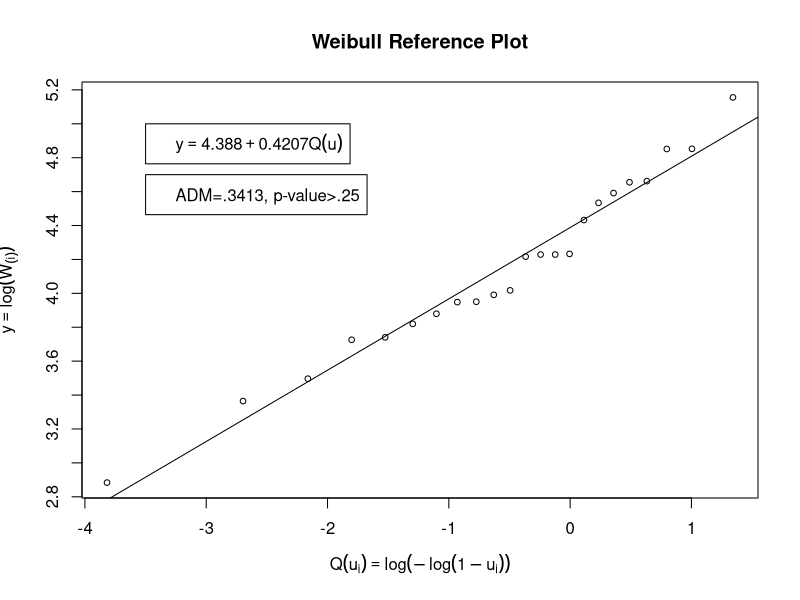

Write R code to recreate this figure.

# gofweibmle.R
# The following program computes the Anderson-Darling Statistics 
# for testing goodness of the fit of a # Weibull Distribution 
# with unspecified parameters. The MLE's are computed. 
# The statistics include the modification needed to use the Tables included 
# in the GOF handout.

#postscript("u:/meth1/psfiles/weibgofmle.ps",height=6,horizontal=FALSE)

x = c(17.88, 28.92, 33.00, 41.52, 42.12, 45.60, 48.40, 51.84, 
51.96, 54.12, 55.56, 67.80, 68.64, 68.64, 68.88, 84.12,
93.12, 98.64, 105.12, 105.84, 127.92, 128.04, 173.40)

n = length(x)
y = -log(x)
y = sort(y)
i= 1:n

# Anderson-Darling: For Weibull Model
library(MASS)
mle <- fitdistr(x,"weibull")
shape = mle$estimate[1]
scale = mle$estimate[2]
a = -log(scale) 
b = 1/shape
z   = exp(-exp(-(y-a)/b))  
A1i = (2*i-1)*log(z)
A2i = (2*n+1-2*i)*log(1-z)
s1  = sum(A1i)
s2  = sum(A2i)

AD  = -n-(1/n)*(s1+s2)
ADM  = AD*(1+.2/sqrt(n))
AD
ADM

n = length(y)
weib= log(x)
weib= sort(weib)
i= 1:n
ui= (i-.5)/n
QW= log(-log(1-ui))
plot(QW,weib,abline(lm(weib~QW)),
       main="Weibull Reference Plot",cex=.75,lab=c(7,11,7),
       xlab=expression(Q(u[i]) == log(-log(1-u[i]))),
       ylab=expression(y == log(W[(i)])))
legend(-3.5,5.0,expression(y == 4.388+.4207*Q(u)))
legend(-3.5,4.7,"ADM=.3413, p-value>.25")

#graphics.off()
